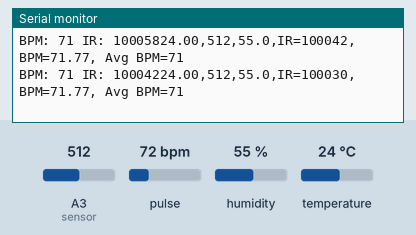
A sketch run on a simulated Arduino Uno, built with avr-gcc and run on an emulated ATmega328P. Parts: the last lines printed to the serial monitor. The test bench sets the inputs (shaded band); at power-on: A3 (sensor) = 512, pulse 72 bpm, humidity 55 %, temperature 24 °C.

Above: at 7.3 s.
7.4 s: A3 (sensor) set to 107
At 7.42 s:
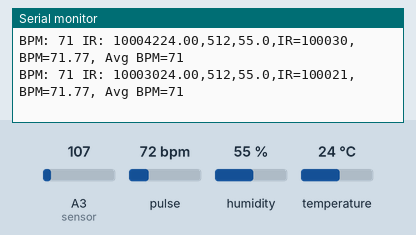
8.9 s: A3 (sensor) set to 92
At 8.96 s:
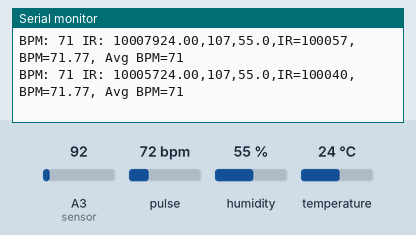
Timing chart, 0 to 11.9 s (numbered marks = the images above; inputs shaded):
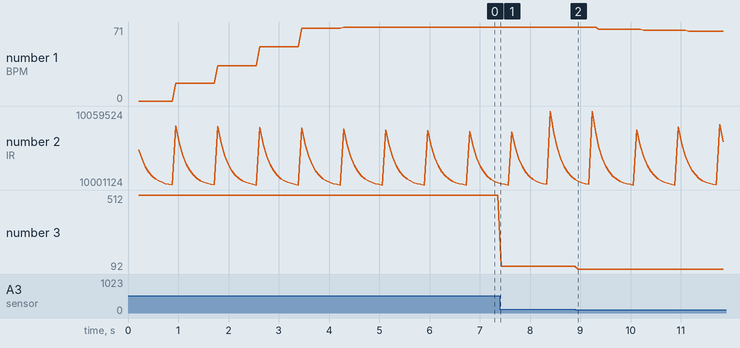

The sketch:

lie-detector.ino
```cpp
#include "Wire.h"
#include "DFRobot_SHT20.h"
DFRobot_SHT20    sht20;
#include <Wire.h>
#include "MAX30105.h"
//#include <LiquidCrystal.h>
#include "heartRate.h"
MAX30105 particleSensor;
//LiquidCrystal lcd(12, 11, 5, 4, 3, 2);

const byte RATE_SIZE = 4; //Increase this for more averaging. 4 is good.
byte rates[RATE_SIZE]; //Array of heart rates
byte rateSpot = 0;
long lastBeat = 0; //Time at which the last beat occurred

float beatsPerMinute;
int beatAvg;
void setup()
{
Serial.begin(9600);
sht20.initSHT20(); // Init SHT20 Sensor
delay(100);
sht20.checkSHT20(); // Check SHT20 Sensor

  // Initialize sensor
if (!particleSensor.begin(Wire, I2C_SPEED_FAST)) //Use default I2C port, 400kHz speed
{
  Serial.println("MAX30105 was not found. Please check wiring/power. ");
  while (1);
}
Serial.println("Place your index finger on the sensor with steady pressure.");

particleSensor.setup(); //Configure sensor with default settings
  //particleSensor.setPulseAmplitudeRed(0x0A); //Turn Red LED to low to indicate sensor is running
  //particleSensor.setPulseAmplitudeGreen(0); //Turn off Green LED
}
void loop()
{
float humd = sht20.readHumidity(); // Read Humidity
float temp = sht20.readTemperature(); // Read Temperature
Serial.print(temp, 2);
Serial.print(",");
Serial.print(analogRead(A3)); // Read Pulse sensor value
Serial.print(",");
Serial.print(humd, 1);
Serial.print(",");
//Serial.println(analogRead(A2)); // Read Breath rate
  long irValue = particleSensor.getIR();

  if (checkForBeat(irValue) == true)
  {
    //We sensed a beat!
    long delta = millis() - lastBeat;
    lastBeat = millis();

    beatsPerMinute = 60 / (delta / 1000.0);

    if (beatsPerMinute < 255 && beatsPerMinute > 20)
    {
      rates[rateSpot++] = (byte)beatsPerMinute; //Store this reading in the array
      rateSpot %= RATE_SIZE; //Wrap variable

      //Take average of readings
      beatAvg = 0;
      for (byte x = 0 ; x < RATE_SIZE ; x++)
        beatAvg += rates[x];
      beatAvg /= RATE_SIZE;
    }
  }

  Serial.print("IR=");
  Serial.print(irValue);
  Serial.print(", BPM=");
  Serial.print(beatsPerMinute);
  Serial.print(", Avg BPM=");
  Serial.print(beatAvg);

  if (irValue < 50000)
    Serial.print(" No finger?");

  Serial.println();
  //Serial.setCursor(0,0);
  Serial.print("BPM: ");
  Serial.print(beatAvg);
  //Serial.setCursor(0,1);
  Serial.print(" IR: ");
  Serial.print(irValue);
}
```

Measured:
- plotted number 3: 512 → 107 after the input at 7.4 s
